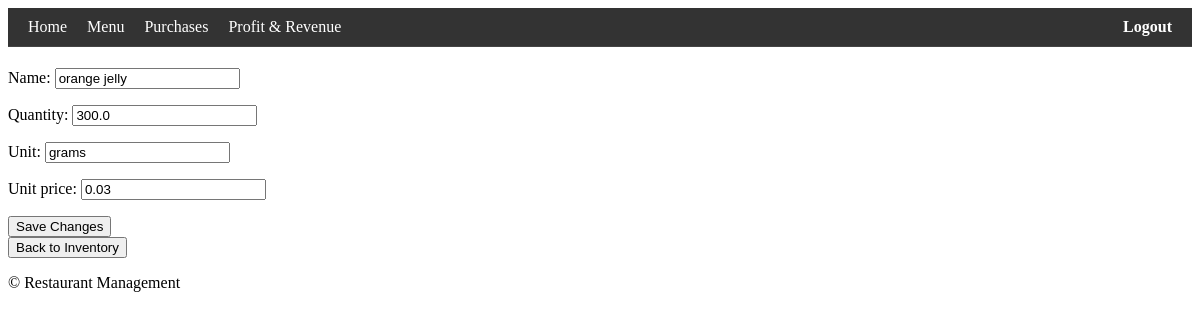
Page /ingredient/6/edit/ (signed in) on the earlier database version.
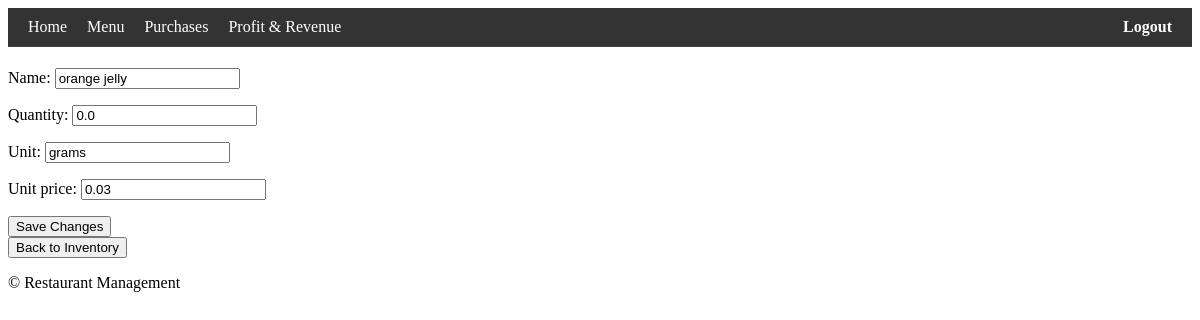
Same page on the later database version.
### inventory/models.py (models this page shows, shortened)
class Ingredient(models.Model):
    name = models.CharField(max_length=100)  # name of ingredient (e.g., flour)
    quantity = models.FloatField(
        default=0
    )  # quantity available in the inventory (e.g., 4.5)
    unit = models.CharField(
        max_length=50, default="unitless"
    )  # unit of measurement (e.g., "tbsp", "lbs")
    unit_price = models.DecimalField(
        max_digits=10, decimal_places=2
    )  # price per unit (e.g., 0.05)

### inventory/views.py (the view)
class IngredientUpdateView(LoginRequiredMixin, SuccessMessageMixin, UpdateView):
    model = Ingredient
    fields = ["name", "quantity", "unit", "unit_price"]
    template_name = "inventory/ingredient_form.html"
    success_url = reverse_lazy("home")
    success_message = "Ingredient updated successfully!"
    def get_context_data(self, **kwargs):
        context = super().get_context_data(**kwargs)
        context["title"] = "Edit Ingredient"
        context["button_text"] = "Save Changes"
        return context

### inventory/templates/inventory/ingredient_form.html (shortened to what this page needs)
{% extends 'base.html' %}
{% block content %}
<form method="post">
    {{ form.as_p }}
    <button type="submit">{{ button_text }}</button>
</form>
<a href="{% url 'home' %}"><button type="button">Back to Inventory</button></a>
{% endblock %}

Differences in the rows shown:
changed Ingredient "orange jelly": quantity "300.0" → "0.0"
